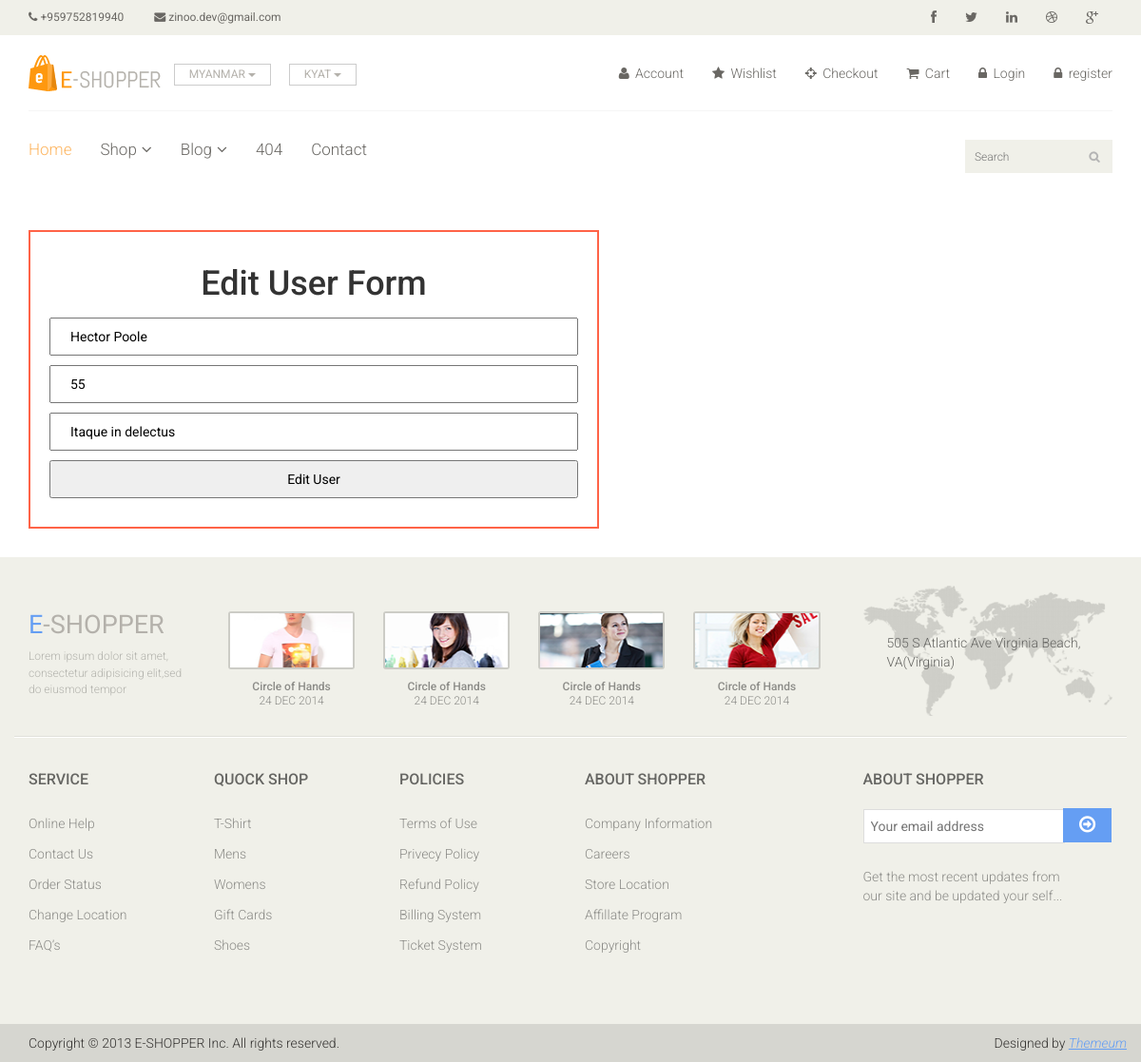
/edit-user.php?id=27, run on the app's committed database.
### tables this page shows
CREATE TABLE `users` (
  `user_id` int(11) NOT NULL,
  `name` varchar(255) NOT NULL,
  `email` varchar(255) NOT NULL,
  `password` varchar(255) NOT NULL,
  `phone` varchar(255) NOT NULL,
  `address` text NOT NULL,
  `create_date` datetime NOT NULL,
  `updated_date` datetime NOT NULL
);

### edit-user.php (the view, shortened to what this page needs)
<?php
include "db.php";
include "partials/header.php";
$id = $_GET['id'];
$res = mysqli_query($db_connection, "SELECT * FROM users WHERE user_id = '$id'");
$data = mysqli_fetch_assoc($res);
include "partials/header-banner.php";
?>
<div class="w-50 p-5 m-5 m-auto">
    <form action="update-user.php" method="post">
        <h1 class="my-title">Edit User Form</h1>
        <input type="text" class="mb-3" placeholder="name" name="name" value="<?php echo $data['name'] ?? '' ?>">
        <input type="number" class="mb-3" placeholder="phone" name="phone" value="<?php echo $data['phone'] ?? '' ?>">
        <input type="text" class="mb-3" placeholder="address" name="address" value="<?php echo $data['address'] ?? '' ?>">
        <input type="submit" name="update" value="Edit User" class="mb-3">
    </form>
</div>
<?php
include "partials/footer.php";
?>

### css/main.css (style rules this page uses)
:root { --main-color: #659ef3; }
body { font-family: 'Roboto', sans-serif; position: relative; font-weight:400px; }
h1, h2, h3, h4, h5, h6 { font-family: 'Roboto', sans-serif; }
.w-50 { width: 50%; padding: 50px; margin: auto; }
.mb-3 { margin-bottom: 20px; }
.m-5 { margin: 30px; }

### css/mystyle.css (style rules this page uses)
.mb-3 { margin-bottom: 10px; display: block; padding: 8px 20px; width: 100%; }
.p-5 { padding: 20px; border: 2px solid tomato; }
.my-title { text-align: center; margin: 15px 0; }

### data on the page
users: name "Hector Poole", phone "55", address "Itaque in delectus"
